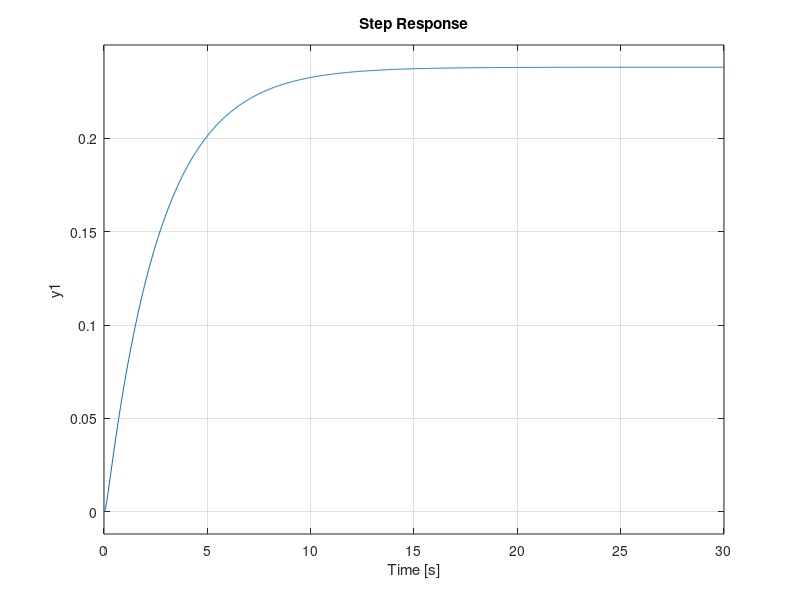
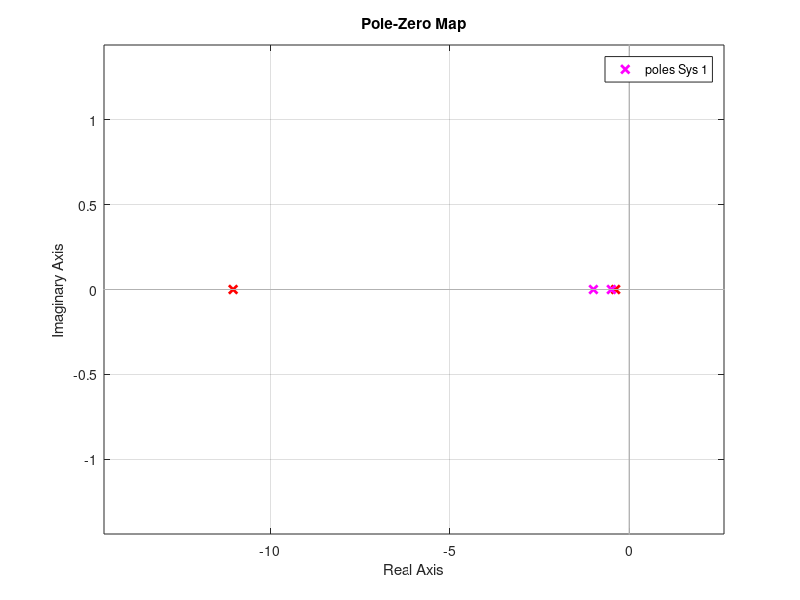

The MATLAB source for these figures, in order:
%Vores egen kode til bilen

%Systemet er (Output er vinkel i radianer)
A = [0 1 ; 0 -7.8125];
B = [0 ; 1];
C = [1 0];
D = [0];


%Vi tjekker om der er styrbarhed
C_M = [B A*B];
rank(C_M) %Ser fint ud


%Så vil vi sætte vores poler, som er sat ud fra at vi ikke vil have noget
%oversving (dermed kun reelle), og at vi gerne vil have en tidskonstant på
%ca. 2 sekunder. En hurtigere pol kan godt bruges
P = [-1 -1/2];
%K = place(A, B, P)

%Vi prøver så nu at optimerer pol-placeringen ved brug af LQR:
Actuator = 70;
vinkel_rad = 50/3;
vinkelhastighed_step = (1/7.8125)*Actuator;
%Man tager den ønskede afstand (50cm) og deler den med hjulets radius (3cm) for at få rad/s%

Q = [1/((vinkel_rad)^2) 0 ; 0 1/(vinkelhastighed_step^2)];
R = 1/(Actuator^2);
[K, z, p] = lqr(A, B, Q, R)
Gcl = ss(A-B*K, B, C, D)
p = [p(1) p(2)]

K0 = 1/dcgain(Gcl)
Gcl0 = ss(A-B*K, B*K0, C, D)


%Vi printer lige en step respons, og det ser fint ud
figure(1)
G = tf(Gcl);
step(G, 30)


%Herpå introduceres L, først ses det om vi kan bruge den
O_M = [C ; C*A];
rank(O_M) %Den er 2, så okay


%Vi finder L ud fra dobbelte poler
L = place(A', C', P)'
%Tjekker om de er rigtige
figure(2)
hold on
pzmap(Gcl, 'r')
pzmap(zpk([], eig(A-L*C), 1), 'm')
hold off

%Integral controler:
Q = [1/((vinkel_rad)^2 - 270) 0 0; 0 1/(vinkelhastighed_step^2) 0; 0 0 1];
R = 1/(Actuator^2);
Ai = [A zeros(2,1) ; -C 0];
Bi = [B ; 0];
Ci = [C 0];
[K, s, p] = lqr(Ai, Bi, Q, R);
Kp = K(1:2);
Ke = -K(end); 
%Sidst sættes back calculator anti windup
Ti = 1/8;



% %% Martins ord
% % Man må ikke blande pol placering med LQR, entet gør man den ene ellers så
% % gør man den anden. 
% % Hvis vi husker på, så er Ki vores pol placerings metode for integral
% % systemet. 
% 
% % Så 
% 
% % - 
% Ki = place(Ai, Bi, [-10 p]) 
% 
% % + 
% Q = [1/((vinkel_rad)^2) 0 0; 0 1/(vinkelhastighed_step^2) 0; 0 0 1];
% R = 1/(Actuator^2);
% [K, s, p] = lqr(Ai, Bi, Q, R);
% 
% Kp = K(1:2);
% 
% Ke = -K(end); 
% 
% %Sidst sættes back calculator anti windup
% Ti = 1/8;
% 






